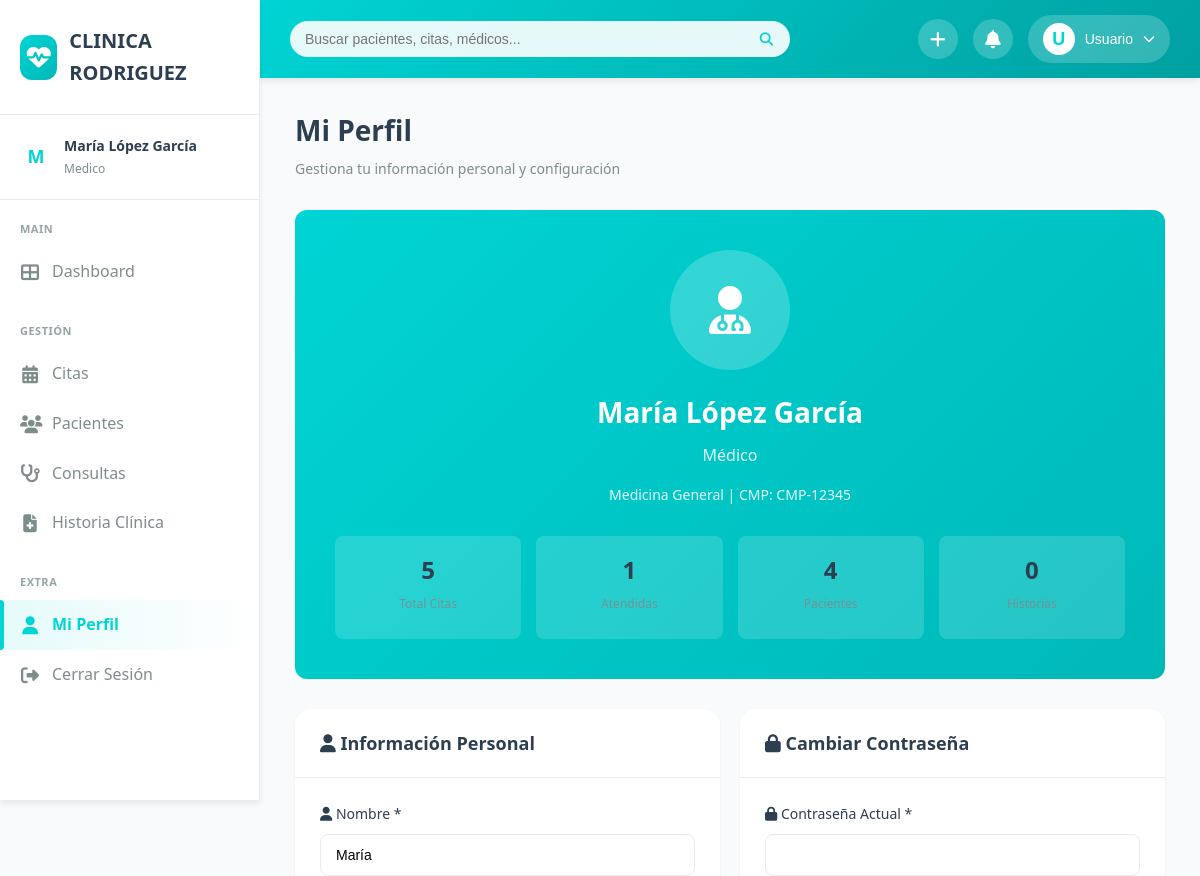
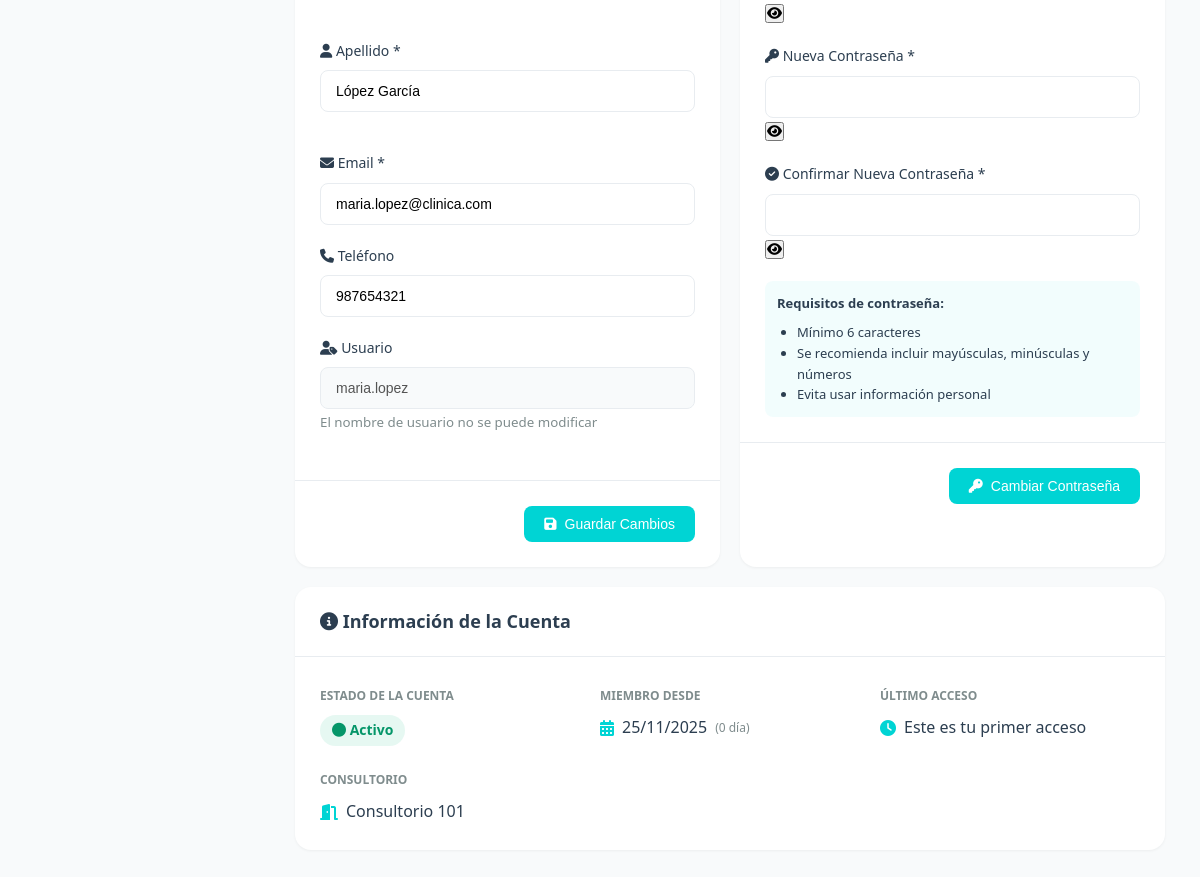
The page /perfil.php (signed in) on the database its author committed (2 pictures, top to bottom).
### tables this page shows
CREATE TABLE `usuarios` (
  `id` int(11) NOT NULL,
  `username` varchar(50) NOT NULL,
  `password` varchar(255) NOT NULL,
  `nombre` varchar(100) NOT NULL,
  `apellido` varchar(100) NOT NULL,
  `email` varchar(100) NOT NULL,
  `telefono` varchar(20) DEFAULT NULL,
  `rol` enum('admin','medico','recepcionista') NOT NULL,
  `estado` enum('activo','inactivo') DEFAULT 'activo',
  `fecha_creacion` timestamp NOT NULL DEFAULT current_timestamp(),
  `ultimo_acceso` datetime DEFAULT NULL
);

CREATE TABLE `medicos` (
  `id` int(11) NOT NULL,
  `usuario_id` int(11) NOT NULL,
  `especialidad_id` int(11) NOT NULL,
  `numero_colegiatura` varchar(50) NOT NULL,
  `consultorio` varchar(50) DEFAULT NULL,
  `duracion_consulta` int(11) DEFAULT 30 COMMENT 'Duración en minutos',
  `estado` enum('activo','inactivo') DEFAULT 'activo'
);

CREATE TABLE `especialidades` (
  `id` int(11) NOT NULL,
  `nombre` varchar(100) NOT NULL,
  `descripcion` text DEFAULT NULL,
  `estado` enum('activo','inactivo') DEFAULT 'activo',
  `fecha_creacion` timestamp NOT NULL DEFAULT current_timestamp()
);

### public/perfil.php (the view, shortened to what the rows shown need)
<?php
require_once '../includes/functions.php';
$database = new Database();
$db = $database->getConnection();
$usuario_id = getUserId();
$query = "SELECT * FROM usuarios WHERE id = :id";
$stmt = $db->prepare($query);
$stmt->bindParam(':id', $usuario_id);
$stmt->execute();
$usuario = $stmt->fetch(PDO::FETCH_ASSOC);
$datos_medico = null;
if ($usuario['rol'] === 'medico') {
    $query_medico = "SELECT m.*, e.nombre as especialidad
                    FROM medicos m
                    INNER JOIN especialidades e ON m.especialidad_id = e.id
                    WHERE m.usuario_id = :usuario_id";
    $stmt_medico = $db->prepare($query_medico);
    $stmt_medico->bindParam(':usuario_id', $usuario_id);
    $stmt_medico->execute();
    $datos_medico = $stmt_medico->fetch(PDO::FETCH_ASSOC);
}
$stats = [];
if ($usuario['rol'] === 'medico' && $datos_medico) {
    $query_stats = "SELECT
                    COUNT(*) as total_citas,
                    SUM(CASE WHEN estado = 'atendida' THEN 1 ELSE 0 END) as citas_atendidas,
                    COUNT(DISTINCT paciente_id) as pacientes_unicos
                    FROM citas
                    WHERE medico_id = :medico_id";
    $stmt_stats = $db->prepare($query_stats);
    $stmt_stats->execute([':medico_id' => $datos_medico['id']]);
    $stats = $stmt_stats->fetch(PDO::FETCH_ASSOC);
    $query_historias = "SELECT COUNT(*) as total FROM historia_clinica WHERE medico_id = :medico_id";
    $stmt_historias = $db->prepare($query_historias);
    $stmt_historias->execute([':medico_id' => $datos_medico['id']]);
    $stats['historias'] = $stmt_historias->fetch(PDO::FETCH_ASSOC)['total'];
}
?>
<!DOCTYPE html>
<html lang="es">
<head>
    <link rel="stylesheet" href="css/styles.css">
    <link rel="stylesheet" href="https://cdnjs.cloudflare.com/ajax/libs/font-awesome/6.4.0/css/all.min.css">
</head>
<body>
    <div class="main-wrapper">
        <div class="main-content">
            <div class="dashboard-content">
                <div class="page-header">
                    <div>
                        <h1 class="page-title">Mi Perfil</h1>
                    </div>
                </div>
                <div class="profile-header">
                    <div class="profile-avatar">
                        <i class="fas <?php echo $usuario['rol'] === 'admin' ? 'fa-user-shield' : ($usuario['rol'] === 'medico' ? 'fa-user-md' : 'fa-user-tie'); ?>"></i>
                    </div>
                    <div class="profile-name">
                        <?php echo htmlspecialchars($usuario['nombre'] . ' ' . $usuario['apellido']); ?>
                    </div>
                    <div class="profile-role">
                        <?php
                        $roles = [
                            'admin' => 'Administrador',
                            'medico' => 'Médico',
                            'recepcionista' => 'Recepcionista'
                        ];
                        echo $roles[$usuario['rol']] ?? 'Usuario';
                        ?>
                    </div>
                    <?php if ($usuario['rol'] === 'medico' && $datos_medico): ?>
                    <div style="margin-top: 15px; font-size: 14px; opacity: 0.9;">
                        <?php echo htmlspecialchars($datos_medico['especialidad']); ?>
                        <?php if ($datos_medico['numero_colegiatura']): ?>
                        | CMP: <?php echo htmlspecialchars($datos_medico['numero_colegiatura']); ?>
                        <?php endif; ?>
                    </div>
                    <?php endif; ?>
                    <?php if ($usuario['rol'] === 'medico' && !empty($stats)): ?>
                    <div class="profile-stats">
                        <div class="stat-box">
                        </div>
                        <div class="stat-box">
                        </div>
                        <div class="stat-box">
                        </div>
                        <div class="stat-box">
                        </div>
                    </div>
                    <?php endif; ?>
                </div>
                <div style="display: grid; grid-template-columns: 1fr 1fr; gap: 20px;">
                    <div class="card">
                        <form method="POST">
                            <div class="card-body">
                                <div class="form-row">
                                    <div class="form-group">
                                        <label class="form-label">
                                            <i class="fas fa-user"></i> Nombre *
                                        </label>
                                        <input type="text" name="nombre" class="form-control"
                                               value="<?php echo htmlspecialchars($usuario['nombre']); ?>" required>
                                    </div>
                                    <div class="form-group">
                                        <label class="form-label">
                                            <i class="fas fa-user"></i> Apellido *
                                        </label>
                                        <input type="text" name="apellido" class="form-control"
                                               value="<?php echo htmlspecialchars($usuario['apellido']); ?>" required>
                                    </div>
                                </div>
                                <div class="form-group">
                                    <label class="form-label">
                                        <i class="fas fa-envelope"></i> Email *
                                    </label>
                                    <input type="email" name="email" class="form-control"
                                           value="<?php echo htmlspecialchars($usuario['email']); ?>" required>
                                </div>
                                <div class="form-group">
                                    <label class="form-label">
                                        <i class="fas fa-phone"></i> Teléfono
                                    </label>
                                    <input type="tel" name="telefono" class="form-control"
                                           value="<?php echo htmlspecialchars($usuario['telefono']); ?>">
                                </div>
                                <div class="form-group">
                                    <label class="form-label">
                                        <i class="fas fa-user-tag"></i> Usuario
                                    </label>
                                    <input type="text" class="form-control"
                                           value="<?php echo htmlspecialchars($usuario['username']); ?>"
                                           disabled style="background: var(--background-main);">
                                    <small style="color: var(--text-secondary);">
                                        El nombre de usuario no se puede modificar
                                    </small>
                                </div>
                            </div>
                        </form>
                    </div>
                </div>
                <div class="card" style="margin-top: 20px;">
                    <div class="card-body">
                        <div style="display: grid; grid-template-columns: repeat(auto-fit, minmax(250px, 1fr)); gap: 20px;">
                            <div>
                                <div style="margin-top: 8px;">
                                    <span class="badge <?php echo $usuario['estado'] === 'activo' ? 'badge-success' : 'badge-danger'; ?>"
                                          style="font-size: 14px;">
                                        <i class="fas fa-circle"></i>
                                        <?php echo ucfirst($usuario['estado']); ?>
                                    </span>
                                </div>
                            </div>
                            <?php if ($usuario['rol'] === 'medico' && $datos_medico): ?>
                            <div>
                                <strong style="color: var(--text-secondary); font-size: 12px;">CONSULTORIO</strong>
                                <div style="margin-top: 8px; display: flex; align-items: center; gap: 8px;">
                                    <i class="fas fa-door-open" style="color: var(--primary-color);"></i>
                                    <?php echo htmlspecialchars($datos_medico['consultorio']); ?>
                                </div>
                            </div>
                            <?php endif; ?>
                        </div>
                    </div>
                </div>
            </div>
        </div>
    </div>
</body>
</html>

### rows shown on the page
usuarios: nombre+apellido "María López García", rol "Médico", nombre "María", apellido "López García", email "maria.lopez@clinica.com", telefono "987654321", username "maria.lopez", estado "Activo"
medicos: especialidad.nombre "Medicina General", numero_colegiatura "CMP-12345", consultorio "Consultorio 101"

### other values the page prints
substr($user_name, 0, 1) "M"
$user_name . ' ' . $user_apellido "María López García"
$user_role "Medico"
substr($nombre, 0, 1) "U"
explode(' ', $nombre)[0] "Usuario"
$stats['total_citas'] "5"
$stats['citas_atendidas'] "1"
$stats['pacientes_unicos'] "4"
$stats['historias'] "0"
date('d/m/Y', strtotime($usuario['fecha_registro'] ?? 'now')) "25/11/2025"
